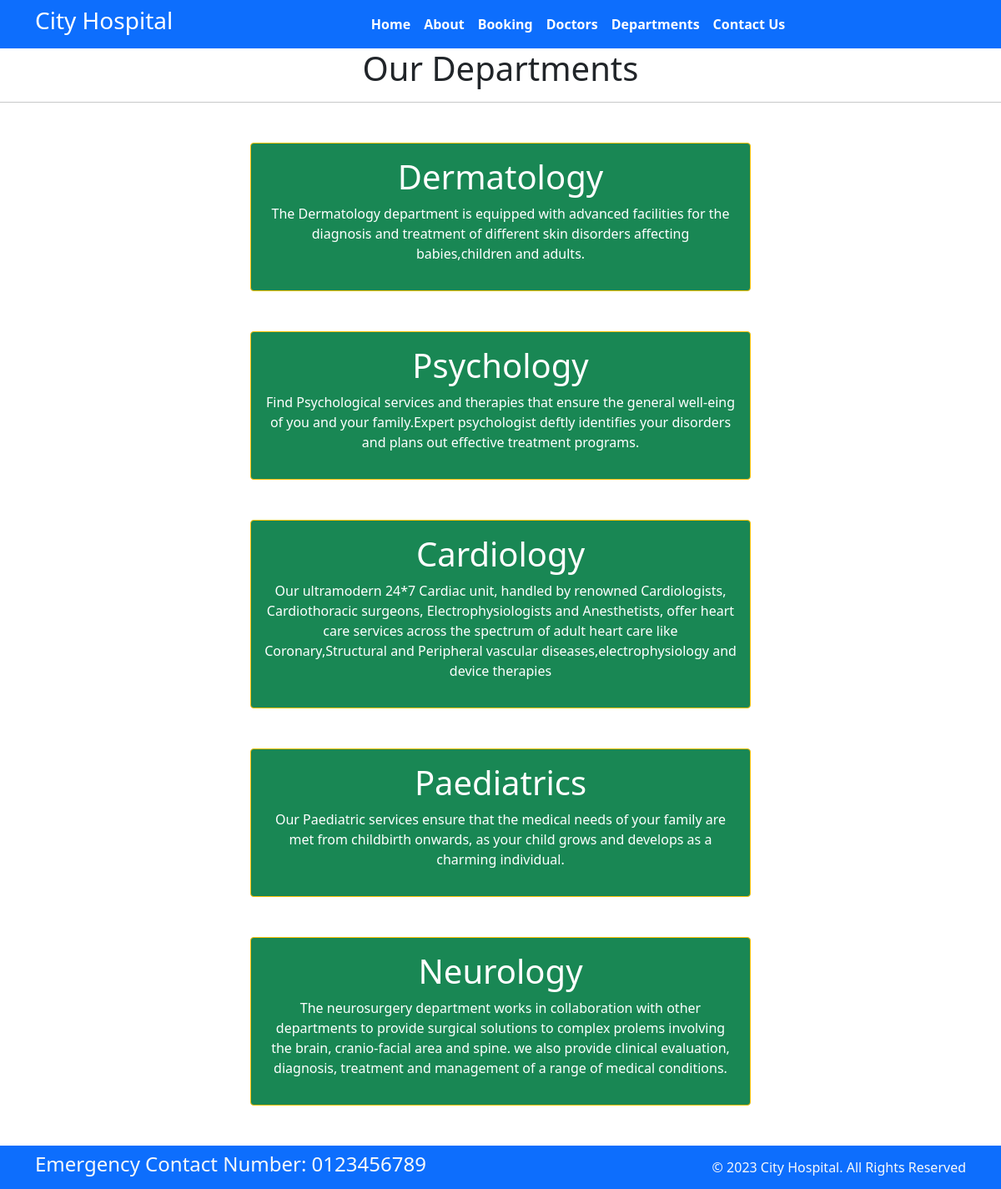
Screenshot of /department with the database file from the repository.
### home/models.py (models this page shows, shortened)
class Departments(models.Model):
 dep_name = models.CharField(max_length=100)
 dep_description = models.TextField()

### home/views.py (the view)
# urls.py: path('department', views.department,name='department'),
def department(request):
   dict_dept={
       'dept':Departments.objects.all()
   }
   return render(request,'department.html',dict_dept)

### templates/department.html (shortened to what this page needs)
{% extends "base.html" %}
{% block content%}
<h1 class="text-center">Our Departments</h1>
<hr>
{% for d in dept %}
<div class="mx-auto w-50 bg-success text-center text-white p-3 my-5 border border-warning rounded">
    <h1>{{d.dep_name}}</h1>
    <p>{{d.dep_description}}</p>
</div>
{% endfor %}
{% endblock %}

### rows the page displays
Departments: dep_name "Dermatology", dep_description "The Dermatology department is equipped with advanced facilities for the diagnosis and treatment of different skin disorders affecting babies,children and adults."
Departments: dep_name "Psychology", dep_description "Find Psychological services and therapies that ensure the general well-eing of you and your family.Expert psychologist deftly identifies your disorders and plans out effective treatment programs."
Departments: dep_name "Cardiology", dep_description "Our ultramodern 24*7 Cardiac unit, handled by renowned Cardiologists, Cardiothoracic surgeons, Electrophysiologists and Anesthetists, offer heart care services across the spectrum of adult heart care like Coronary,Structural and Peripheral vascular diseases,electrophysiology and device therapies"
Departments: dep_name "Paediatrics", dep_description "Our Paediatric services ensure that the medical needs of your family are met from childbirth onwards, as your child grows and develops as a charming individual."
Departments: dep_name "Neurology", dep_description "The neurosurgery department works in collaboration with other departments to provide surgical solutions to complex prolems involving the brain, cranio-facial area and spine. we also provide clinical evaluation, diagnosis, treatment and management of a range of medical conditions."
